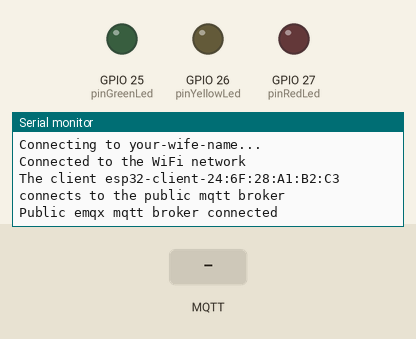
Recording of a sketch running on a simulated ESP32. On the bench: output pins drawn as LEDs (lit = HIGH), the last lines printed to the serial monitor. The inputs (shaded band) are chosen by the test bench. WiFi joins after 1.5 s; servers stay silent unless stated; no MQTT or app messages arrive unless stated.

Above: at 2.7 s.
2.8 s: MQTT message "1" arrives on the first subscribed topic
At 4.0 s:
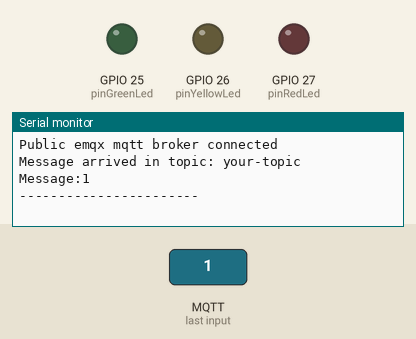
4.3 s: MQTT message "on" arrives on the first subscribed topic
At 5.4 s:
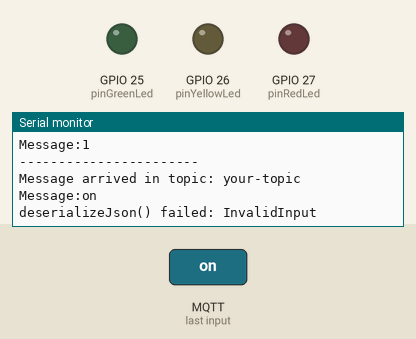
5.8 s: MQTT message "off" arrives on the first subscribed topic
At 6.5 s:
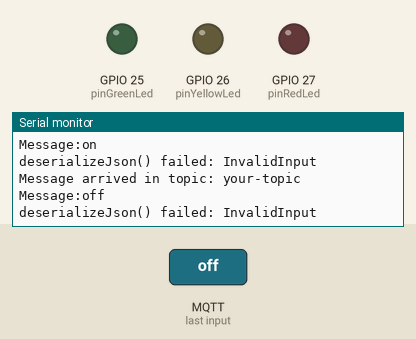

The sketch:

esp32_pubsub.ino
```cpp
#include <ArduinoJson.h>

#include <WiFi.h>
#include <PubSubClient.h>

// WiFi
const char *ssid = "your-wife-name"; // Enter your WiFi name
const char *password = "your-wife-password";  // Enter WiFi password

// MQTT Broker
const char *mqtt_broker = "host";
const char *topic = "your-topic";
const char *mqtt_username = "username";
const char *mqtt_password = "password";
const int mqtt_port = "port";

const int pinRedLed = 27;
const int pinYellowLed = 26;
const int pinGreenLed = 25;
unsigned long previousMillis = 0;
unsigned long interval = 10000; // interval time

WiFiClient espClient;
PubSubClient client(espClient);

void setup() {
  pinMode(pinRedLed, OUTPUT);
  pinMode(pinYellowLed, OUTPUT);
  pinMode(pinGreenLed, OUTPUT);
  digitalWrite(pinRedLed, LOW);
  digitalWrite(pinYellowLed, LOW);
  digitalWrite(pinGreenLed, LOW);

  // Set software serial baud to 115200;
  Serial.begin(115200);

  setupWiFi();
  setupPubSub();
}

void setupWiFi() {
  // connecting to a WiFi network
  WiFi.begin(ssid, password);
  while (WiFi.status() != WL_CONNECTED) {
    delay(500);
    Serial.println("Connecting to " + String(( char *) ssid) + "...");
  }
  Serial.println("Connected to the WiFi network");
}

void setupPubSub() {
  //connecting to a mqtt broker
  client.setServer(mqtt_broker, mqtt_port);
  client.setCallback(callback);
  while (!client.connected()) {
    String client_id = "esp32-client-";
    client_id += String(WiFi.macAddress());
    Serial.printf("The client %s connects to the public mqtt broker\n", client_id.c_str());
    if (client.connect(client_id.c_str(), mqtt_username, mqtt_password)) {
      Serial.println("Public emqx mqtt broker connected");
    } else {
      Serial.print("failed with state ");
      Serial.print(client.state());
      delay(2000);
    }
  }

  // publish and subscribe
  client.publish(topic, "Hi EMQ X I'm ESP32 ^^");
  client.subscribe(topic);
}

void callback(char *topic, byte *payload, unsigned int length) {
  Serial.print("Message arrived in topic: ");
  Serial.println(topic);
  Serial.print("Message:");

  for (int i = 0; i < length; i++) {
    Serial.print((char) payload[i]);
  }

  Serial.println();
  payload[length] = 0;
  String message = String(( char *) payload);

  StaticJsonDocument<200> doc;
  DeserializationError error = deserializeJson(doc, message);

  // Test if parsing succeeds.
  if (error) {
    Serial.print(F("deserializeJson() failed: "));
    Serial.println(error.f_str());
    return;
  }

  int red = doc["red"];
  int yellow = doc["yellow"];
  int green = doc["green"];

  //  Serial.println(red);
  //  Serial.println(yellow);
  //  Serial.println(green);

  digitalWrite(pinRedLed, red);
  digitalWrite(pinYellowLed, yellow);
  digitalWrite(pinGreenLed, green);

  Serial.println("-----------------------");
}

String getValue(String data, char separator, int index) {
  int found = 0;
  int strIndex[] = {0, -1};
  int maxIndex = data.length() - 1;

  for (int i = 0; i <= maxIndex && found <= index; i++) {
    if (data.charAt(i) == separator || i == maxIndex) {
      found++;
      strIndex[0] = strIndex[1] + 1;
      strIndex[1] = (i == maxIndex) ? i + 1 : i;
    }
  }

  return found > index ? data.substring(strIndex[0], strIndex[1]) : "";
}

void loop() {
  unsigned long currentMillis = millis();

  if (currentMillis - previousMillis >= interval) {
    previousMillis = currentMillis;

    Serial.println("publish message");

    int redLedCurrent = digitalRead(pinRedLed);
    int yellowLedCurrent = digitalRead(pinYellowLed);
    int greenLedCurrent = digitalRead(pinGreenLed);

    const int capacity = JSON_OBJECT_SIZE(3);
    StaticJsonDocument<capacity> doc;

    doc["red"] = redLedCurrent;
    doc["yellow"] = yellowLedCurrent;
    doc["green"] = greenLedCurrent;

    //    JsonObject obj = doc.to<JsonObject>();
    char output[128];
    serializeJson(doc, output);
    Serial.println(output);

    Serial.println();
    client.publish(topic, output);
    Serial.println("========================");
  }

  client.loop();
}
```

Measured:
- after the input at 2.8 s, the serial monitor: prints a new line at once (image 1)
- after the input at 4.3 s, the serial monitor: prints a new line at once (image 2)
- after the input at 5.8 s, the serial monitor: prints a new line at once (image 3)
